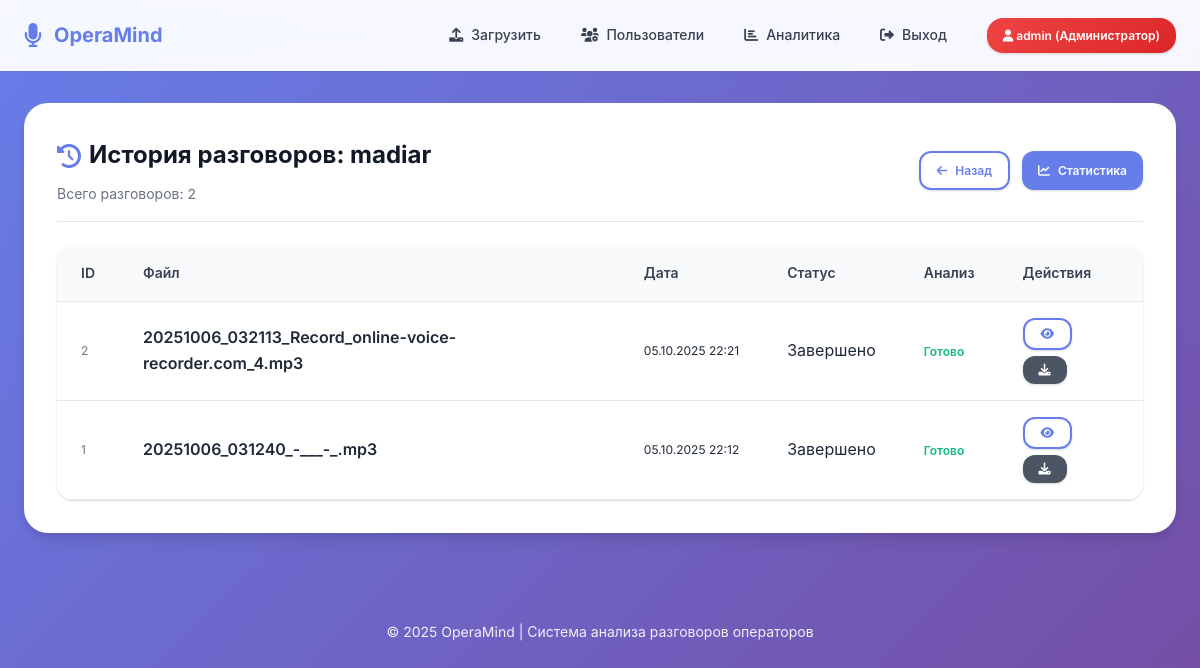
The app's page /admin/user/4/history (signed in) with its own data.
### models.py (models this page shows, shortened)
class User(UserMixin, db.Model):
    id = db.Column(db.Integer, primary_key=True)
    username = db.Column(db.String(80), unique=True, nullable=False)
    password_hash = db.Column(db.String(200), nullable=False)
    email = db.Column(db.String(120), unique=True, nullable=True)
    created_at = db.Column(db.DateTime, default=datetime.utcnow)
    last_login = db.Column(db.DateTime)
    is_active = db.Column(db.Boolean, default=True)
    role = db.Column(db.Enum(UserRole), default=UserRole.OPERATOR, nullable=False)
    is_admin = db.Column(db.Boolean, default=False)  # Обратная совместимость
    full_name = db.Column(db.String(200))
    department = db.Column(db.String(100))
    phone = db.Column(db.String(20))
    conversations = db.relationship('Conversation', backref='user', lazy=True, cascade='all, delete-orphan')
    @property
    def is_administrator(self):
        return self.role == UserRole.ADMIN or self.is_admin
    @property
    def role_display(self):
        role_names = {
            UserRole.USER: "Пользователь",
            UserRole.OPERATOR: "Оператор",
            UserRole.ADMIN: "Администратор"
        }
        return role_names.get(self.role, "Неизвестно")

class Conversation(db.Model):
    id = db.Column(db.Integer, primary_key=True)
    filename = db.Column(db.String(255), nullable=False)
    filepath = db.Column(db.String(500), nullable=False)
    duration = db.Column(db.Integer)
    upload_date = db.Column(db.DateTime, default=datetime.utcnow)
    status = db.Column(db.String(50), default='pending')  # pending/transcribing/analyzing/completed/error
    file_size = db.Column(db.Integer)  # Размер в байтах
    mime_type = db.Column(db.String(100))
    user_id = db.Column(db.Integer, db.ForeignKey('user.id'), nullable=False)
    analysis = db.relationship('Analysis', backref='conversation', uselist=False, cascade='all, delete-orphan')
    @property
    def status_display(self):
        status_names = {
            'pending': 'Ожидает обработки',
            'transcribing': 'Транскрипция',
            'analyzing': 'Анализ',
            'completed': 'Завершено',
            'error': 'Ошибка'
        }
        return status_names.get(self.status, 'Неизвестно')

### admin.py (the view)
@admin_bp.route('/admin/user/<int:user_id>/history')
@login_required
def admin_user_history(user_id):
    if not getattr(current_user, 'is_admin', False):
        flash('Нет доступа', 'error')
        return redirect(url_for('index'))
    user = User.query.get_or_404(user_id)
    conversations = Conversation.query.filter_by(user_id=user.id).order_by(Conversation.upload_date.desc()).all()
    return render_template('admin_user_history.html', target_user=user, conversations=conversations)

### app.py (called while the page is built)
@login_manager.user_loader
def load_user(user_id):
    return db.session.get(User, int(user_id))

### templates/admin_user_history.html (shortened to what this page needs)
{% extends 'base.html' %}
{% block content %}
<div class="card" style="animation:fadeInUp .4s ease;">
  <div class="card-header" style="display:flex;justify-content:space-between;align-items:center;flex-wrap:wrap;gap:var(--space-4);">
    <div>
      <h2 class="card-title" style="display:flex;align-items:center;gap:var(--space-2);"><i class="fas fa-history" style="color:var(--primary);"></i> История разговоров: {{ target_user.username }}</h2>
      <div class="card-subtitle">Всего разговоров: {{ conversations|length }}</div>
    </div>
    <div style="display:flex;gap:var(--space-3);">
      <a href="{{ url_for('admin.admin_users') }}" class="btn btn-outline btn-sm"><i class="fas fa-arrow-left"></i> Назад</a>
      <a href="{{ url_for('admin.admin_user_stats', user_id=target_user.id) }}" class="btn btn-sm"><i class="fas fa-chart-line"></i> Статистика</a>
    </div>
  </div>
  {% if conversations %}
  <div class="table-container" style="overflow-x:auto;">
    <table class="table">
      <thead>
        <tr>
          <th>ID</th>
          <th>Файл</th>
          <th>Дата</th>
          <th>Статус</th>
          <th>Анализ</th>
          <th>Действия</th>
        </tr>
      </thead>
      <tbody>
        {% for c in conversations %}
        <tr>
          <td style="font-size:var(--font-size-xs);color:var(--gray-500);">{{ c.id }}</td>
          <td style="font-weight:600;">{{ c.filename }}</td>
          <td style="font-size:var(--font-size-xs);white-space:nowrap;">{{ c.upload_date.strftime('%d.%m.%Y %H:%M') }}</td>
          <td>
            <span class="status-chip status-{{ c.status }}">{{ c.status_display }}</span>
          </td>
          <td>
            {% if c.analysis %}
              <span style="color:var(--success);font-size:var(--font-size-xs);font-weight:600;">Готово</span>
            {% else %}
              <span style="color:var(--gray-400);font-size:var(--font-size-xs);">—</span>
            {% endif %}
          </td>
          <td style="display:flex;gap:6px;flex-wrap:wrap;">
            <a class="btn btn-sm btn-outline" href="{{ url_for('conversation_detail', conversation_id=c.id) }}" target="_blank" title="Открыть детали"><i class="fas fa-eye"></i></a>
            {% if c.analysis %}
            <a class="btn btn-sm btn-secondary" href="{{ url_for('download_report', conversation_id=c.id) }}" title="Скачать отчёт"><i class="fas fa-download"></i></a>
            {% endif %}
          </td>
        </tr>
        {% endfor %}
      </tbody>
    </table>
  </div>
  {% else %}
    <div style="padding:var(--space-8);text-align:center;color:var(--gray-500);">Нет разговоров</div>
  {% endif %}
</div>
{% endblock %}

### templates/base.html (shortened to what this page needs)
<!DOCTYPE html>
<html lang="ru">
<head>
    <link href="https://cdnjs.cloudflare.com/ajax/libs/font-awesome/6.0.0/css/all.min.css" rel="stylesheet">
</head>
<body>
    <nav class="navbar">
        <div class="container">
            <a href="{{ url_for('index') }}" class="logo">
                <i class="fas fa-microphone"></i>
                <span>OperaMind</span>
            </a>
            {% if current_user.is_authenticated %}
            <nav>
                <a href="{{ url_for('index') }}">
                    <i class="fas fa-upload"></i>
                    Загрузить
                </a>
                {% if current_user.is_administrator %}
                <a href="{{ url_for('admin.admin_users') }}">
                    <i class="fas fa-users-cog"></i>
                    Пользователи
                </a>
                <a href="{{ url_for('admin.admin_history') }}">
                    <i class="fas fa-chart-bar"></i>
                    Аналитика
                </a>
                {% endif %}
                <a href="{{ url_for('logout') }}">
                    <i class="fas fa-sign-out-alt"></i>
                    Выход
                </a>
                <span class="user-badge {% if current_user.is_administrator %}role-admin{% elif current_user.is_operator %}role-operator{% else %}role-user{% endif %}">
                    <i class="fas fa-user"></i>
                    {{ current_user.username }}
                    ({{ current_user.role_display }})
                </span>
            </nav>
            {% endif %}
        </div>
    </nav>
    <div class="container">
        {% block content %}{% endblock %}
    </div>
    <footer>
        <p>© 2025 OperaMind | Система анализа разговоров операторов</p>
    </footer>
</body>
</html>

### records on screen
User: username "admin", role_display "Администратор"
User: username "madiar"
Conversation: id "2", filename "20251006_032113_Record_online-voice-recorder.com_4.mp3", upload_date "05.10.2025 22:21", status_display "Завершено"
Conversation: id "1", filename "20251006_031240_-___-_.mp3", upload_date "05.10.2025 22:12", status_display "Завершено"

### other values on screen
{{ conversations|length }} "2"
